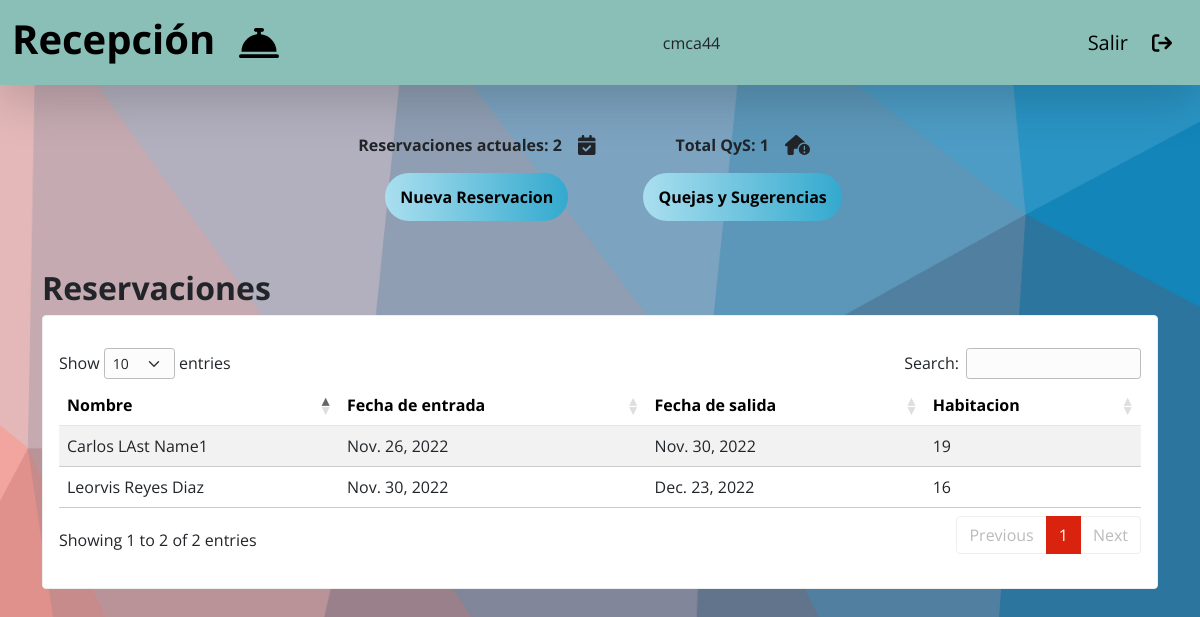
The page / (signed in) on the database its author committed.
### main/models.py (models this page shows, shortened)
class User(AbstractUser):
    category = models.CharField(max_length=20)

class Reservacion(models.Model):
    name = models.CharField(max_length=50)
    lastName = models.CharField(max_length=50)
    entry_date = models.DateField()
    out_date = models.DateField()
    roomNumber = models.ForeignKey(Habitacion, on_delete=models.CASCADE)

class Habitacion(models.Model):
    roomNumber = models.IntegerField(primary_key=True)
    dispo = models.BooleanField(default=True)
    def __str__(self):
        return self.roomNumber.__str__()

### main/views.py (the view)
# urls.py: path('', views.home, name='home'),
@login_required
def home(request):
    names = Reservacion.objects.all()
    totalReservations = Reservacion.objects.count()
    totalCSuggestions = QSugerencias.objects.count()
    disp = 100 - totalReservations
    totalUsers = UserProfile.objects.count()
    cs = QSugerencias.objects.all()
    context = {'names': names, 'total': totalReservations,
               'disp': disp, 'cs': cs, 'totalCS': totalCSuggestions}
    return render(request, 'home/home.html', context)

### main/templates/home/home.html
{% extends 'base.html' %} {% load static %} {% block content %}
<div style="height: 100vh">
  {% if request.user.category == '1' %}
  <div>{% include 'home/admin.html' %}</div>
  {% else %}
  <div>{% include 'home/reception.html' %}</div>
  {% endif %}
</div>
{% endblock content %}

### main/templates/base.html (shortened to what this page needs)
{% load static %}
<!DOCTYPE html>
<html lang="en">
  <head>
    <link rel="stylesheet" href="{% static 'css/bootstrap.css' %}" />
    <link rel="stylesheet" href="{% static 'css/styles.css' %}" />
    <link
      rel="stylesheet"
      type="text/css"
      href="{% static 'plugins/data_tables/datatables.min.css' %}"
    />
  </head>
  <body>
    {% if request.user.is_authenticated %}
    <nav
      class="navbar navbar-expand-lg border-0 shadow-lg"
      style="background-color: #89bfb6; height: 85px"
    >
      <div class="container-fluid align-items-center">
        <a
          href="{% url 'home' %}"
          class="navbar-brand text-black d-flex align-items-center gap-4"
        >
          {% if request.user.category == '1' %}
          <h1 class="fw-bold">Administración</h1>
          <i class="fa-solid fa-user-tie fa-2xl"></i>
          {% else %}
          <h1 class="fw-bold">Recepción</h1>
          <i class="fa-solid fa-bell-concierge fa-2xl"></i>
          {% endif %}
        </a>
        {{request.user}}
        <a
          href="{% url 'logout' %}"
          class="navbar-brand text-black d-flex align-items-center gap-4"
        >
          <p class="m-0">Salir</p>
          <i class="fa-solid fa-arrow-right-from-bracket"></i>
        </a>
      </div>
    </nav>
    {% endif %} {% block content %} {% endblock content %}
  </body>
</html>

### main/templates/reservations/reservations_list.html (shortened to what this page needs)
<section class="container my-5 w-100 w-md-75">
  <div class="d-flex gap-2">
    <h2 class="fw-bold">Reservaciones</h2>
  </div>
  <div class="card py-3">
    <div class="card-body">
      <table id="table_id" class="display table table-striped">
        <thead class="table-light">
          <tr>
            <th>Nombre</th>
            <th>Fecha de entrada</th>
            <th>Fecha de salida</th>
            <th>Habitacion</th>
          </tr>
        </thead>
        <tbody>
          {% for reservation in names %}
          <tr>
            <td>{{reservation.name}} {{reservation.lastName}}</td>
            <td>{{reservation.entry_date}}</td>
            <td>{{reservation.out_date}}</td>
            <td>{{reservation.roomNumber}}</td>
          </tr>
          {% endfor %}
        </tbody>
      </table>
    </div>
  </div>
</section>

### main/static/css/styles.css (style rules this page uses)
body { background-image: url("../assets/bg_bggenerator_com_1.jpg"); background-position: center; background-repeat: no-repeat; background-size: cover; }

### rows shown on the page
User: user "cmca44"
Reservacion: name "Leorvis", lastName "Reyes Diaz", entry_date "Nov. 30, 2022", out_date "Dec. 23, 2022", roomNumber "16"
Reservacion: name "Carlos", lastName "LAst Name1", entry_date "Nov. 26, 2022", out_date "Nov. 30, 2022", roomNumber "19"

### other values the page prints
{{ total }} "2"
{{ totalCS }} "1"
